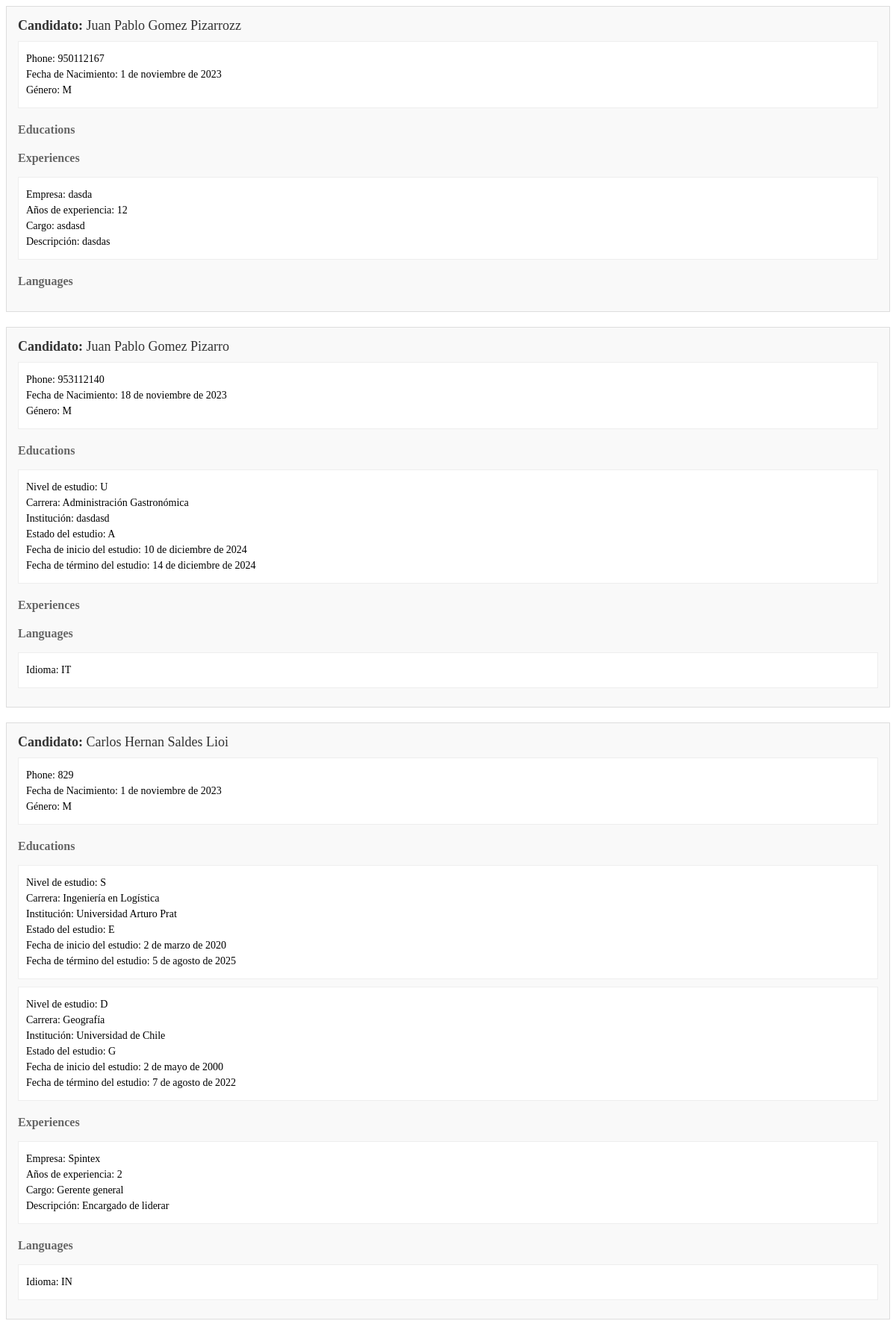
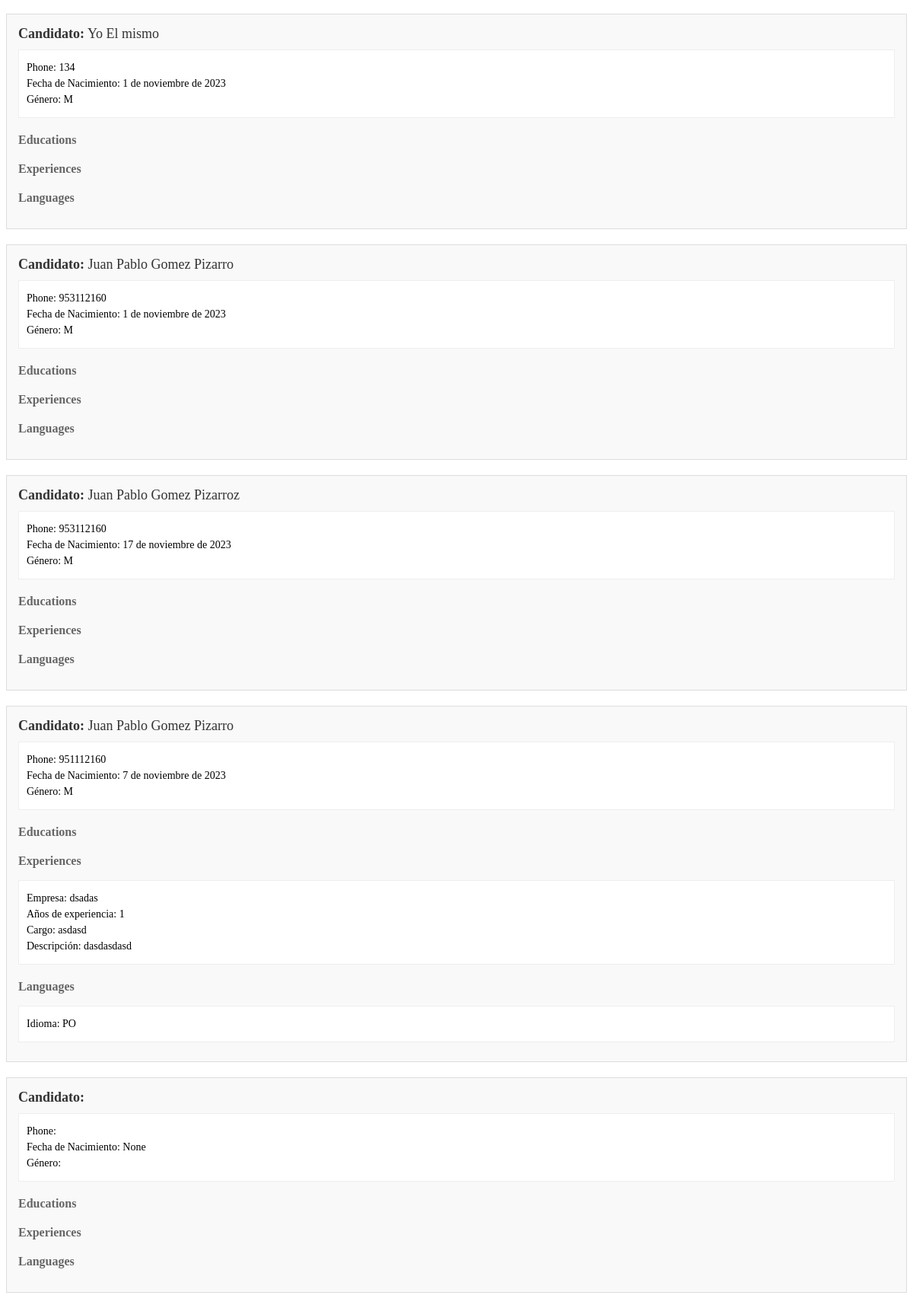
Page /polls/view_candidates/15/ (signed in) on the committed database (2 pictures, top to bottom).
### polls/models.py (models this page shows, shortened)
class Usuario(models.Model):
    user = models.OneToOneField(User, on_delete=models.CASCADE,related_name = "usuario")
    phone = models.CharField(max_length=20, verbose_name="Teléfono")
    rut = models.CharField(primary_key=True, max_length=12, verbose_name="RUT")
    birth_date = models.DateField(verbose_name="Fecha de Nacimiento", null=True, blank=True)
    gender = models.CharField(max_length=10, verbose_name="Género", choices=[('M', 'Masculino'), ('F', 'Femenino'), ('O', 'Otro')])
    role = models.CharField(max_length=10, verbose_name="Rol de usuario", choices=[('P', 'Postulante'), ('E', 'Empleador')])
    class Meta:
        verbose_name = "Usuario"
        verbose_name_plural = "Usuarios"

class Experience(models.Model):
    user = models.ForeignKey(User, on_delete=models.CASCADE)
    empresa = models.CharField(max_length = 40)
    ano_exp = models.IntegerField()
    cargo = models.CharField(max_length = 30)
    desc = models.TextField(max_length = 200)

class Education(models.Model):
    user = models.ForeignKey(User, on_delete=models.CASCADE)
    niv_estudio = models.CharField(max_length=30, verbose_name="Nivel de estudio", choices=[('S', 'Secundario'), ('T', 'Terciario'), ('U', 'Universitario'),('P', 'Posgrado'),('M', 'Master'),('D', 'Doctorado'),('O', 'Otro')])
    carrera = models.CharField(max_length=100, choices=CARRERA_CHOICES, null=True, blank=True)
    institucion = models.TextField(max_length = 40)
    estado = models.CharField(max_length=30, verbose_name="Estado del estudio", choices=[('E', 'En curso'),('G', 'Graduado'),('A', 'Abandonado')])
    fecha_inicio = models.DateField(verbose_name="Fecha de inicio del estudio", null=True, blank=True)
    fecha_termino = models.DateField(verbose_name="Fecha de término del estudio", null=True, blank=True)

class Language(models.Model):
    user = models.ForeignKey(User, on_delete=models.CASCADE)
    idioma = models.CharField(max_length=30, verbose_name="Idioma", choices=IDIOMA_CHOICES)

### polls/views.py (the view)
# urls.py: path('view_candidates/<int:request_id>/', view_candidates, name='view_candidates'),
@login_required
def view_candidates(request, request_id):
    replacement_request = get_object_or_404(ReplacementRequest, id=request_id)
    candidates = User.objects.all()
    for candidate in candidates:
        usuario = Usuario.objects.get(user=candidate)
        educations = Education.objects.filter(user=candidate)
        experiences = Experience.objects.filter(user=candidate)
        languages = Language.objects.filter(user=candidate)
        candidate.usuario = usuario
        candidate.educations = educations
        candidate.experiences = experiences
        candidate.languages = languages
        candidate.score = 0
        for education in educations:
            if replacement_request.niv_estudio == education.niv_estudio:
                candidate.score += 10 / replacement_request.niv_estudio_priority
            if replacement_request.carrera == education.carrera:
                candidate.score += 10 / replacement_request.carrera_priority
        for experience in experiences:
            if replacement_request.cargo == experience.cargo:
                candidate.score += 10 / replacement_request.cargo_priority
            if replacement_request.ano_exp <= experience.ano_exp:
                candidate.score += (experience.ano_exp - replacement_request.ano_exp) / replacement_request.ano_exp_priority
        for language in languages:
            if replacement_request.idioma_requerido == language.idioma:
                candidate.score += 10 / replacement_request.idioma_requerido_priority
        if replacement_request.gender_required == usuario.gender:
            candidate.score += 10 / replacement_request.gender_required_priority
    candidates = sorted(candidates, key=lambda candidate: candidate.score, reverse=True)
    return render(request, 'candidates.html', {'candidates': candidates})

### polls/Templates/candidates.html (shortened to what this page needs)
{% for candidate in candidates %}
    <div class="candidate-container">
        <div class="candidate-header">
            <strong>Candidato:</strong> {{ candidate.first_name }} {{ candidate.last_name }}
        </div>
        <div class="candidate-details">
            <p>Phone: {{ candidate.usuario.phone }}</p>
            <p>Fecha de Nacimiento: {{ candidate.usuario.birth_date }}</p>
            <p>Género: {{ candidate.usuario.gender }}</p>
        </div>
        <h3 class="section-header">Educations</h3>
        {% for education in candidate.educations %}
            <div class="education-details">
                <p>Nivel de estudio: {{ education.niv_estudio }}</p>
                <p>Carrera: {{ education.carrera }}</p>
                <p>Institución: {{ education.institucion }}</p>
                <p>Estado del estudio: {{ education.estado }}</p>
                <p>Fecha de inicio del estudio: {{ education.fecha_inicio }}</p>
                <p>Fecha de término del estudio: {{ education.fecha_termino }}</p>
            </div>
        {% endfor %}
        <h3 class="section-header">Experiences</h3>
        {% for experience in candidate.experiences %}
            <div class="experience-details">
                <p>Empresa: {{ experience.empresa }}</p>
                <p>Años de experiencia: {{ experience.ano_exp }}</p>
                <p>Cargo: {{ experience.cargo }}</p>
                <p>Descripción: {{ experience.desc }}</p>
            </div>
        {% endfor %}
        <h3 class="section-header">Languages</h3>
        {% for language in candidate.languages %}
            <div class="language-details">
                <p>Idioma: {{ language.idioma }}</p>
            </div>
        {% endfor %}
    </div>
{% endfor %}

### polls/Templates/candidates.html (style rules this page uses)
.candidate-container { background-color: #f9f9f9; border: 1px solid #ddd; padding: 15px; margin-bottom: 20px; }
.candidate-header { font-size: 18px; color: #333; margin-bottom: 10px; }
.candidate-details, .education-details, .experience-details, .language-details { background-color: #fff; border: 1px solid #eee; padding: 10px; margin-bottom: 10px; }
.section-header { font-size: 16px; color: #666; margin-top: 20px; }
.candidate-details p, .education-details p, .experience-details p, .language-details p { margin: 5px 0; font-size: 14px; }

### rows in the picture
Experience: empresa "dasda", ano_exp "12", cargo "asdasd", desc "dasdas"
Education: niv_estudio "U", carrera "Administración Gastronómica", institucion "dasdasd", estado "A", fecha_inicio "10 de diciembre de 2024", fecha_termino "14 de diciembre de 2024"
Language: idioma "IT"
Education: niv_estudio "S", carrera "Ingeniería en Logística", institucion "Universidad Arturo Prat", estado "E", fecha_inicio "2 de marzo de 2020", fecha_termino "5 de agosto de 2025"
Education: niv_estudio "D", carrera "Geografía", institucion "Universidad de Chile", estado "G", fecha_inicio "2 de mayo de 2000", fecha_termino "7 de agosto de 2022"
Experience: empresa "Spintex", ano_exp "2", cargo "Gerente general", desc "Encargado de liderar"
Language: idioma "IN"
Experience: empresa "dsadas", ano_exp "1", cargo "asdasd", desc "dasdasdasd"
Language: idioma "PO"

### other values in the picture
{{ candidate.first_name }} "Juan Pablo"
{{ candidate.last_name }} "Gomez Pizarrozz"
{{ candidate.usuario.phone }} "950112167"
{{ candidate.usuario.birth_date }} "1 de noviembre de 2023"
{{ candidate.usuario.gender }} "M"
{{ candidate.last_name }} "Gomez Pizarro"
{{ candidate.usuario.phone }} "953112140"
{{ candidate.usuario.birth_date }} "18 de noviembre de 2023"
{{ candidate.first_name }} "Carlos Hernan"
{{ candidate.last_name }} "Saldes Lioi"
{{ candidate.usuario.phone }} "829"
{{ candidate.first_name }} "Yo"
{{ candidate.last_name }} "El mismo"
{{ candidate.usuario.phone }} "134"
{{ candidate.usuario.phone }} "953112160"
